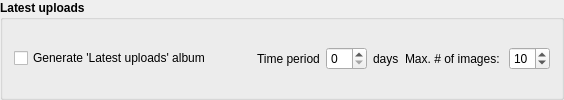
             <widget class="QGroupBox" name="gbLatest">
              <property name="font">
               <font>
                <family>Arial</family>
                <weight>75</weight>
                <bold>true</bold>
               </font>
              </property>
              <property name="title">
               <string>Latest uploads</string>
              </property>
              <layout class="QGridLayout" name="gbLatestLayout">
               <item row="0" column="6">
                <widget class="QSpinBox" name="sbLatestCount">
                 <property name="font">
                  <font>
                   <family>Arial</family>
                   <weight>50</weight>
                   <bold>false</bold>
                  </font>
                 </property>
                 <property name="minimum">
                  <number>1</number>
                 </property>
                 <property name="value">
                  <number>10</number>
                 </property>
                </widget>
               </item>
               <item row="0" column="2">
                <widget class="QLabel" name="label_30">
                 <property name="font">
                  <font>
                   <family>Arial</family>
                   <weight>50</weight>
                   <bold>false</bold>
                  </font>
                 </property>
                 <property name="text">
                  <string>Time period</string>
                 </property>
                 <property name="buddy">
                  <cstring>sbNewDays</cstring>
                 </property>
                </widget>
               </item>
               <item row="0" column="3">
                <widget class="QSpinBox" name="sbNewDays">
                 <property name="font">
                  <font>
                   <family>Arial</family>
                   <weight>50</weight>
                   <bold>false</bold>
                  </font>
                 </property>
                </widget>
               </item>
               <item row="0" column="4">
                <widget class="QLabel" name="label_31">
                 <property name="font">
                  <font>
                   <family>Arial</family>
                   <weight>50</weight>
                   <bold>false</bold>
                  </font>
                 </property>
                 <property name="text">
                  <string>days</string>
                 </property>
                </widget>
               </item>
               <item row="0" column="0">
                <widget class="QCheckBox" name="chkSetLatest">
                 <property name="font">
                  <font>
                   <family>Arial</family>
                   <weight>50</weight>
                   <bold>false</bold>
                  </font>
                 </property>
                 <property name="text">
                  <string>Generate 'Latest uploads' album</string>
                 </property>
                </widget>
               </item>
               <item row="0" column="5">
                <widget class="QLabel" name="label_18">
                 <property name="font">
                  <font>
                   <family>Arial</family>
                   <weight>50</weight>
                   <bold>false</bold>
                  </font>
                 </property>
                 <property name="text">
                  <string>Max. # of images: </string>
                 </property>
                </widget>
               </item>
               <item row="0" column="1">
                <spacer name="horizontalSpacer_11">
                 <property name="orientation">
                  <enum>Qt::Horizontal</enum>
                 </property>
                 <property name="sizeHint" stdset="0">
                  <size>
                   <width>40</width>
                   <height>20</height>
                  </size>
                 </property>
                </spacer>
               </item>
              </layout>
             </widget>
